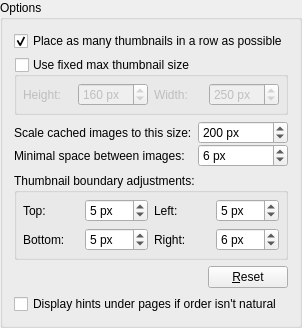
         <widget class="QGroupBox" name="grpThumbnailsViewOptions">
          <property name="title">
           <string>Options</string>
          </property>
          <layout class="QVBoxLayout" name="verticalLayout_82">
           <item>
            <widget class="QCheckBox" name="cbThumbsListOrder">
             <property name="text">
              <string>Place as many thumbnails in a row as possible</string>
             </property>
             <property name="checked">
              <bool>true</bool>
             </property>
            </widget>
           </item>
           <item>
            <widget class="QGroupBox" name="gbFixedMaxLogicalThumbSize">
             <property name="title">
              <string>Use fixed max thumbnail size</string>
             </property>
             <property name="checkable">
              <bool>true</bool>
             </property>
             <property name="checked">
              <bool>false</bool>
             </property>
             <layout class="QHBoxLayout" name="horizontalLayout_12">
              <property name="leftMargin">
               <number>6</number>
              </property>
              <property name="topMargin">
               <number>6</number>
              </property>
              <property name="rightMargin">
               <number>6</number>
              </property>
              <property name="bottomMargin">
               <number>6</number>
              </property>
              <item>
               <widget class="QLabel" name="lblFixedMaxLogicalThumbSizeHeight">
                <property name="text">
                 <string>Height:</string>
                </property>
               </widget>
              </item>
              <item>
               <widget class="QSpinBox" name="sbFixedMaxLogicalThumbSizeHeight">
                <property name="suffix">
                 <string> px</string>
                </property>
                <property name="minimum">
                 <number>16</number>
                </property>
                <property name="maximum">
                 <number>5000</number>
                </property>
                <property name="singleStep">
                 <number>10</number>
                </property>
                <property name="value">
                 <number>160</number>
                </property>
               </widget>
              </item>
              <item>
               <widget class="QLabel" name="lblFixedMaxLogicalThumbSizeWidth">
                <property name="text">
                 <string>Width:</string>
                </property>
               </widget>
              </item>
              <item>
               <widget class="QSpinBox" name="sbFixedMaxLogicalThumbSizeWidth">
                <property name="suffix">
                 <string> px</string>
                </property>
                <property name="minimum">
                 <number>25</number>
                </property>
                <property name="maximum">
                 <number>5000</number>
                </property>
                <property name="singleStep">
                 <number>10</number>
                </property>
                <property name="value">
                 <number>250</number>
                </property>
               </widget>
              </item>
             </layout>
            </widget>
           </item>
           <item>
            <widget class="QWidget" name="widget_2" native="true">
             <layout class="QFormLayout" name="formLayout_7">
              <property name="verticalSpacing">
               <number>0</number>
              </property>
              <property name="leftMargin">
               <number>0</number>
              </property>
              <property name="topMargin">
               <number>0</number>
              </property>
              <property name="rightMargin">
               <number>0</number>
              </property>
              <property name="bottomMargin">
               <number>0</number>
              </property>
              <item row="0" column="0">
               <widget class="QLabel" name="lblThumbsCacheSize">
                <property name="text">
                 <string>Scale cached images to this size:</string>
                </property>
               </widget>
              </item>
              <item row="0" column="1">
               <widget class="QSpinBox" name="sbThumbsCacheImgSize">
                <property name="suffix">
                 <string> px</string>
                </property>
                <property name="minimum">
                 <number>100</number>
                </property>
                <property name="maximum">
                 <number>100000</number>
                </property>
                <property name="value">
                 <number>200</number>
                </property>
               </widget>
              </item>
              <item row="1" column="0">
               <widget class="QLabel" name="lblThumbsMinSpacing">
                <property name="text">
                 <string>Minimal space between images:</string>
                </property>
               </widget>
              </item>
              <item row="1" column="1">
               <widget class="QSpinBox" name="sbThumbsMinSpacing">
                <property name="suffix">
                 <string> px</string>
                </property>
                <property name="maximum">
                 <number>500</number>
                </property>
                <property name="value">
                 <number>6</number>
                </property>
               </widget>
              </item>
             </layout>
            </widget>
           </item>
           <item>
            <widget class="QGroupBox" name="gbThumbsBoundaryAdj">
             <property name="title">
              <string>Thumbnail boundary adjustments:</string>
             </property>
             <layout class="QGridLayout" name="gridLayout">
              <property name="leftMargin">
               <number>6</number>
              </property>
              <property name="topMargin">
               <number>6</number>
              </property>
              <property name="rightMargin">
               <number>6</number>
              </property>
              <property name="bottomMargin">
               <number>6</number>
              </property>
              <item row="0" column="0">
               <widget class="QLabel" name="lblThumbsBoundaryAdjTop">
                <property name="text">
                 <string>Top:</string>
                </property>
               </widget>
              </item>
              <item row="0" column="3">
               <widget class="QSpinBox" name="sbThumbsBoundaryAdjLeft">
                <property name="suffix">
                 <string> px</string>
                </property>
                <property name="maximum">
                 <number>500</number>
                </property>
                <property name="value">
                 <number>5</number>
                </property>
               </widget>
              </item>
              <item row="0" column="2">
               <widget class="QLabel" name="lblThumbsBoundaryAdjLeft">
                <property name="text">
                 <string>Left:</string>
                </property>
               </widget>
              </item>
              <item row="0" column="1">
               <widget class="QSpinBox" name="sbThumbsBoundaryAdjTop">
                <property name="suffix">
                 <string> px</string>
                </property>
                <property name="maximum">
                 <number>500</number>
                </property>
                <property name="value">
                 <number>5</number>
                </property>
               </widget>
              </item>
              <item row="1" column="0">
               <widget class="QLabel" name="lblThumbsBoundaryAdjBottom">
                <property name="text">
                 <string>Bottom:</string>
                </property>
               </widget>
              </item>
              <item row="1" column="1">
               <widget class="QSpinBox" name="sbThumbsBoundaryAdjBottom">
                <property name="suffix">
                 <string> px</string>
                </property>
                <property name="maximum">
                 <number>500</number>
                </property>
                <property name="value">
                 <number>5</number>
                </property>
               </widget>
              </item>
              <item row="1" column="2">
               <widget class="QLabel" name="lblThumbsBoundaryAdjRight">
                <property name="text">
                 <string>Right:</string>
                </property>
               </widget>
              </item>
              <item row="1" column="3">
               <widget class="QSpinBox" name="sbThumbsBoundaryAdjRight">
                <property name="suffix">
                 <string> px</string>
                </property>
                <property name="maximum">
                 <number>500</number>
                </property>
                <property name="value">
                 <number>6</number>
                </property>
               </widget>
              </item>
             </layout>
            </widget>
           </item>
           <item>
            <widget class="QWidget" name="widget_3" native="true">
             <layout class="QHBoxLayout" name="horizontalLayout_15">
              <property name="spacing">
               <number>0</number>
              </property>
              <property name="leftMargin">
               <number>0</number>
              </property>
              <property name="topMargin">
               <number>0</number>
              </property>
              <property name="rightMargin">
               <number>0</number>
              </property>
              <property name="bottomMargin">
               <number>0</number>
              </property>
              <item>
               <spacer name="horizontalSpacer_14">
                <property name="orientation">
                 <enum>Qt::Horizontal</enum>
                </property>
                <property name="sizeHint" stdset="0">
                 <size>
                  <width>40</width>
                  <height>20</height>
                 </size>
                </property>
               </spacer>
              </item>
              <item>
               <widget class="QPushButton" name="btnThumbDefaults">
                <property name="text">
                 <string>&amp;Reset</string>
                </property>
               </widget>
              </item>
             </layout>
            </widget>
           </item>
           <item>
            <widget class="QCheckBox" name="cbOrderHints">
             <property name="text">
              <string>Display hints under pages if order isn't natural</string>
             </property>
            </widget>
           </item>
          </layout>
         </widget>
